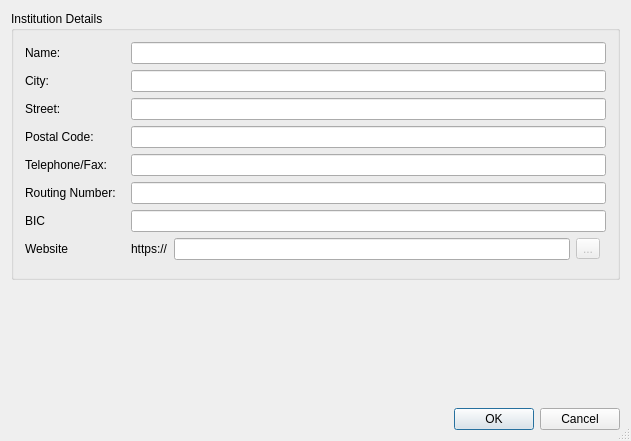
<?xml version="1.0" encoding="UTF-8"?>
<ui version="4.0">
 <class>KNewBankDlg</class>
 <widget class="QDialog" name="KNewBankDlg">
  <property name="geometry">
   <rect>
    <x>0</x>
    <y>0</y>
    <width>631</width>
    <height>441</height>
   </rect>
  </property>
  <property name="windowTitle">
   <string>New Institution Dialog</string>
  </property>
  <property name="sizeGripEnabled">
   <bool>true</bool>
  </property>
  <layout class="QVBoxLayout" name="verticalLayout">
   <item>
    <widget class="QGroupBox" name="GroupBox1">
     <property name="enabled">
      <bool>true</bool>
     </property>
     <property name="title">
      <string>Institution Details</string>
     </property>
     <layout class="QGridLayout" name="gridLayout">
      <item row="7" column="1">
       <widget class="QLabel" name="label_2">
        <property name="text">
         <string>https://</string>
        </property>
       </widget>
      </item>
      <item row="4" column="0">
       <widget class="QLabel" name="TextLabel5">
        <property name="minimumSize">
         <size>
          <width>100</width>
          <height>0</height>
         </size>
        </property>
        <property name="text">
         <string>Telephone/Fax:</string>
        </property>
        <property name="wordWrap">
         <bool>false</bool>
        </property>
       </widget>
      </item>
      <item row="2" column="0">
       <widget class="QLabel" name="TextLabel3">
        <property name="minimumSize">
         <size>
          <width>100</width>
          <height>0</height>
         </size>
        </property>
        <property name="text">
         <string>Street:</string>
        </property>
        <property name="wordWrap">
         <bool>false</bool>
        </property>
       </widget>
      </item>
      <item row="5" column="1" colspan="4">
       <widget class="KLineEdit" name="sortCodeEdit"/>
      </item>
      <item row="6" column="0">
       <widget class="QLabel" name="TextLabel7">
        <property name="minimumSize">
         <size>
          <width>100</width>
          <height>0</height>
         </size>
        </property>
        <property name="text">
         <string>BIC</string>
        </property>
        <property name="wordWrap">
         <bool>false</bool>
        </property>
       </widget>
      </item>
      <item row="0" column="1" colspan="4">
       <widget class="KLineEdit" name="nameEdit"/>
      </item>
      <item row="7" column="2">
       <widget class="KLineEdit" name="urlEdit"/>
      </item>
      <item row="6" column="1" colspan="4">
       <widget class="KLineEdit" name="bicEdit"/>
      </item>
      <item row="8" column="0" colspan="5">
       <widget class="KMessageWidget" name="messageWidget"/>
      </item>
      <item row="3" column="0">
       <widget class="QLabel" name="TextLabel4">
        <property name="minimumSize">
         <size>
          <width>100</width>
          <height>0</height>
         </size>
        </property>
        <property name="text">
         <string>Postal Code:</string>
        </property>
        <property name="wordWrap">
         <bool>false</bool>
        </property>
       </widget>
      </item>
      <item row="4" column="1" colspan="4">
       <widget class="KLineEdit" name="telephoneEdit"/>
      </item>
      <item row="3" column="1" colspan="4">
       <widget class="KLineEdit" name="postcodeEdit"/>
      </item>
      <item row="7" column="0">
       <widget class="QLabel" name="label">
        <property name="text">
         <string>Website</string>
        </property>
       </widget>
      </item>
      <item row="2" column="1" colspan="4">
       <widget class="KLineEdit" name="streetEdit"/>
      </item>
      <item row="0" column="0">
       <widget class="QLabel" name="TextLabel1">
        <property name="text">
         <string comment="institution name column">Name:</string>
        </property>
        <property name="wordWrap">
         <bool>false</bool>
        </property>
       </widget>
      </item>
      <item row="1" column="1" colspan="4">
       <widget class="KLineEdit" name="cityEdit"/>
      </item>
      <item row="1" column="0">
       <widget class="QLabel" name="TextLabel2">
        <property name="minimumSize">
         <size>
          <width>100</width>
          <height>0</height>
         </size>
        </property>
        <property name="text">
         <string>City:</string>
        </property>
        <property name="wordWrap">
         <bool>false</bool>
        </property>
       </widget>
      </item>
      <item row="5" column="0">
       <widget class="QLabel" name="TextLabel6">
        <property name="minimumSize">
         <size>
          <width>100</width>
          <height>0</height>
         </size>
        </property>
        <property name="text">
         <string>Routing Number:</string>
        </property>
        <property name="wordWrap">
         <bool>false</bool>
        </property>
       </widget>
      </item>
      <item row="7" column="3">
       <widget class="QToolButton" name="iconButton">
        <property name="enabled">
         <bool>false</bool>
        </property>
        <property name="text">
         <string>...</string>
        </property>
       </widget>
      </item>
     </layout>
    </widget>
   </item>
   <item>
    <spacer name="Spacer30">
     <property name="orientation">
      <enum>Qt::Vertical</enum>
     </property>
     <property name="sizeType">
      <enum>QSizePolicy::Expanding</enum>
     </property>
     <property name="sizeHint" stdset="0">
      <size>
       <width>16</width>
       <height>16</height>
      </size>
     </property>
    </spacer>
   </item>
   <item>
    <widget class="QDialogButtonBox" name="buttonBox">
     <property name="standardButtons">
      <set>QDialogButtonBox::Cancel|QDialogButtonBox::Ok</set>
     </property>
    </widget>
   </item>
  </layout>
 </widget>
 <layoutdefault spacing="6" margin="11"/>
 <customwidgets>
  <customwidget>
   <class>KLineEdit</class>
   <extends>QLineEdit</extends>
   <header>klineedit.h</header>
  </customwidget>
  <customwidget>
   <class>KMessageWidget</class>
   <extends>QFrame</extends>
   <header>kmessagewidget.h</header>
   <container>1</container>
  </customwidget>
 </customwidgets>
 <tabstops>
  <tabstop>nameEdit</tabstop>
  <tabstop>cityEdit</tabstop>
  <tabstop>streetEdit</tabstop>
  <tabstop>postcodeEdit</tabstop>
  <tabstop>telephoneEdit</tabstop>
  <tabstop>sortCodeEdit</tabstop>
  <tabstop>bicEdit</tabstop>
  <tabstop>urlEdit</tabstop>
  <tabstop>iconButton</tabstop>
  <tabstop>buttonBox</tabstop>
 </tabstops>
 <resources/>
 <connections/>
</ui>
